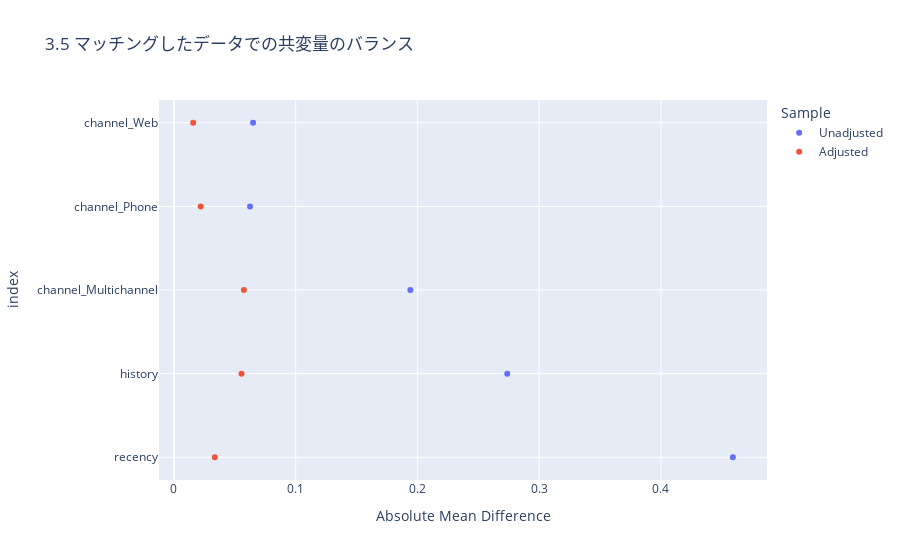

Write notebook code for a chart like this one.
### Markdown cell above
### マッチングしたデータでの共変量のバランス

### Code cell
balance_df = pd.concat([
    pd.DataFrame({'Absolute Mean Difference': unadjusted_amd, 'Sample': 'Unadjusted'}),
    pd.DataFrame({'Absolute Mean Difference': after_matching_amd, 'Sample': 'Adjusted'})
])
fig = px.scatter(balance_df, x='Absolute Mean Difference', y=balance_df.index, color='Sample',
                title='3.5 マッチングしたデータでの共変量のバランス')
fig.show()

### Figure 1 — Plotly figure (JSON) as saved in the notebook; plotly's stock layout.template omitted (floating-point values rounded to 4 significant figures)
{"data": [{"hovertemplate": "Sample=Unadjusted<br>Absolute Mean Difference=%{x}<br>index=%{y}<extra></extra>", "legendgroup": "Unadjusted", "marker": {"color": "#636efa", "symbol": "circle"}, "mode": "markers", "name": "Unadjusted", "orientation": "h", "showlegend": true, "type": "scatter", "x": [0.4591, 0.2738, 0.1942, 0.06252, 0.06501], "xaxis": "x", "y": ["recency", "history", "channel_Multichannel", "channel_Phone", "channel_Web"], "yaxis": "y"}, {"hovertemplate": "Sample=Adjusted<br>Absolute Mean Difference=%{x}<br>index=%{y}<extra></extra>", "legendgroup": "Adjusted", "marker": {"color": "#EF553B", "symbol": "circle"}, "mode": "markers", "name": "Adjusted", "orientation": "h", "showlegend": true, "type": "scatter", "x": [0.03359, 0.05554, 0.05748, 0.02199, 0.0158], "xaxis": "x", "y": ["recency", "history", "channel_Multichannel", "channel_Phone", "channel_Web"], "yaxis": "y"}], "layout": {"legend": {"title": {"text": "Sample"}, "tracegroupgap": 0}, "title": {"text": "3.5 マッチングしたデータでの共変量のバランス"}, "xaxis": {"anchor": "y", "domain": [0, 1], "title": {"text": "Absolute Mean Difference"}}, "yaxis": {"anchor": "x", "domain": [0, 1], "title": {"text": "index"}}}}
